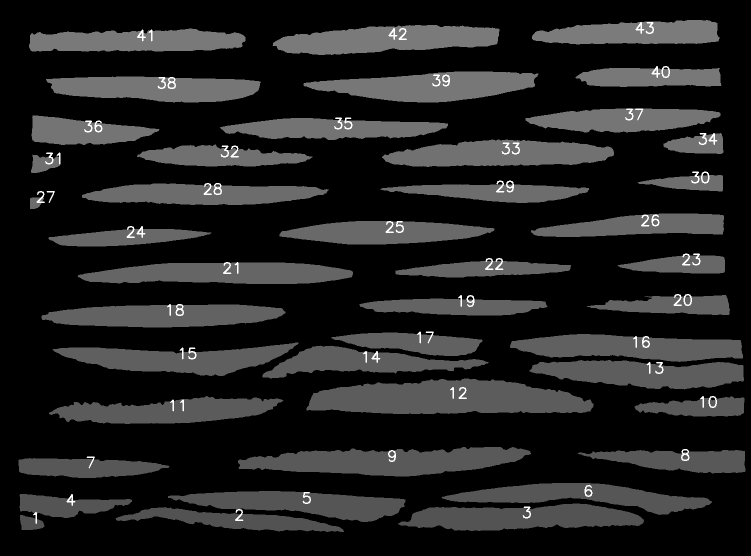
#> input picture 3D-YCS/Tracked/Sample_A_warp/QIU5_0302.png, 1501 x 1111 px, found by its file name (shown at 1/2 size); its folder holds 4 pictures in this run
$ python H_longitudinal_shearing.py
#> lines starting #> are read from the running program, lines starting #| are printed output that depends on the picture; after the words box and inside, x2 and y2 are one past the last pixel; in counts of white or black regions, pixels touching at a corner belong together
import numpy as np
import cv2
import os
import csv
from multiprocessing import Pool, cpu_count


def extract_contour_skeleton(img_path):
    """
    Extract the skeleton points and calculate the minimum bounding rectangle height for each contour.

    :param img_path: Path to the image file
    :return: List of minimum bounding rectangle heights for each contour
    """
    img = cv2.imread(img_path, 0)  # Read the image in grayscale
    unique_values = np.unique(img)  # Get unique pixel values in the image

    # Filter unique values within the range [80, 130]
    contour_values = unique_values[(unique_values >= 80) & (unique_values <= 130)]
    skeleton = np.zeros_like(img)  # Initialize an empty skeleton image

    # List to store contour points for each value
    contour_points_list = []

    for value in contour_values:
        mask = np.zeros_like(img)  # Create a mask for the current value
        mask[img == value] = 255  # Set pixels with the current value to 255

        contour_points = []  # List to store contour points for the current value

        # Extract contour points by averaging rows for each column
        for col in range(mask.shape[1]):
            rows = np.where(mask[:, col] != 0)[0]  # Find non-zero rows in the current column
            if rows.size > 0:
                avg_row = (rows[0] + rows[-1]) // 2  # Average the top and bottom rows
                contour_points.append((col, avg_row))  # Add the point to the contour list

        if len(contour_points) > 0:
            contour_points_list.append(contour_points)  # Add contour points to the list

    # Calculate the minimum bounding rectangle height for each contour
    min_bounding_heights = []
    for contour_points in contour_points_list:
        if len(contour_points) <= 1:  # If there's only one point, treat it as a single skeleton
            min_bounding_heights.append(0)
        else:
            points = np.array(contour_points, dtype=np.float32)  # Convert points to numpy array
            rect = cv2.minAreaRect(points)  # Calculate the minimum area rectangle
            box = cv2.boxPoints(rect)  # Get the rectangle's corner points
            box = np.int0(box)  # Convert points to integers
            min_bounding_height = max(box[:, 1]) - min(box[:, 1])  # Calculate the height of the rectangle
            min_bounding_heights.append(min_bounding_height)

    return min_bounding_heights


def fit_polynomial(x, y, degree):
    """
    Fit a polynomial curve to the given data points.

    :param x: X-coordinates of the data points
    :param y: Y-coordinates of the data points
    :param degree: Degree of the polynomial
    :return: A polynomial function
    """
    coeffs = np.polyfit(x, y, degree)  # Fit the polynomial
    poly = np.poly1d(coeffs)  # Create a polynomial function
    return poly


def main():
    # Define input and output folders
    image_folder = 'Yarns/Sample_A_warp'
    output_folder = 'Yarns'

    # Get sorted list of file names in the input folder
    file_names = sorted(os.listdir(image_folder))

    # Define the path for the output CSV file
    csv_path = os.path.join(output_folder, f'{os.path.basename(image_folder)}H.csv')

    # Get all target gray values
    first_image = file_names[int(len(file_names) / 2)]
    img = cv2.imread(os.path.join(image_folder, first_image), cv2.IMREAD_GRAYSCALE)
#> img is the input picture: shape (1111, 1501); min 0, max 255, mean 34.1
    if img is None:
        raise FileNotFoundError(f"Failed to read image file: {first_image}")

    gray_values = np.unique(img)[
        np.unique(img) >= 81]  # Filter warp yarn gray values >= 81,Filter weft yarn gray values >= 181
#> gray_values = 44 values from 81 to 255

    with open(csv_path, 'w', newline='') as csvfile:
        writer = csv.writer(csvfile)

        # Write the header to the CSV file
        header = ['File Name'] + [f'Yarn {i + 1}' for i in range(len(gray_values))]
#> header = 45 items, first 6: 'File Name', 'Yarn 1', 'Yarn 2', 'Yarn 3', 'Yarn 4', 'Yarn 5'
        writer.writerow(header)

        # Use multiprocessing to process images in parallel
        with Pool(processes=cpu_count()) as pool:
            args = [os.path.join(image_folder, file_name) for file_name in file_names]
            min_heights_list = pool.map(extract_contour_skeleton, args)
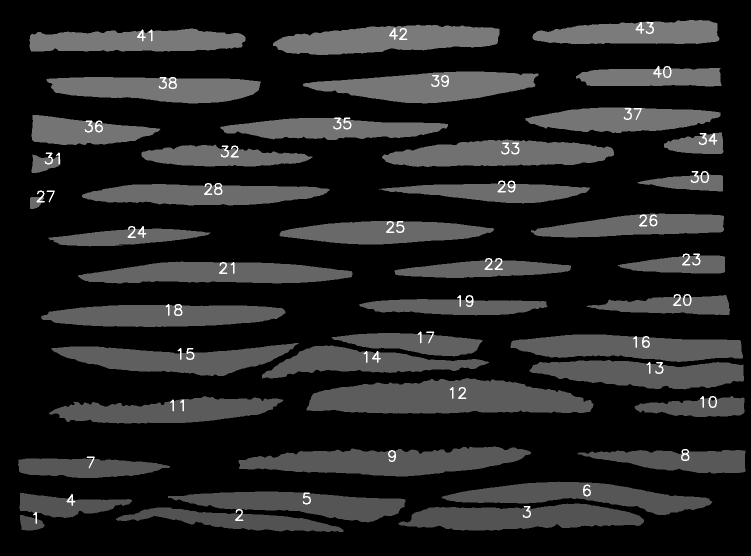
#> input picture 3D-YCS/Tracked/Sample_A_warp/QIU5_0300.png, 1501 x 1111 px, found by its file name (shown at 1/2 size)
#> in extract_contour_skeleton, img is the input picture: shape (1111, 1501); min 0, max 255, mean 34.2
#> in extract_contour_skeleton, `unique_values = np.unique(img)`: unique_values = 45 values from 0 to 255
#> in extract_contour_skeleton, `contour_values = unique_values[(unique_values >= 80) & (unique_values ..`: contour_values = 43 values from 81 to 123
#> the loop in extract_contour_skeleton, `for value in contour_values:` made 43 passes
#> after the loop in extract_contour_skeleton, `for value in contour_values:`:
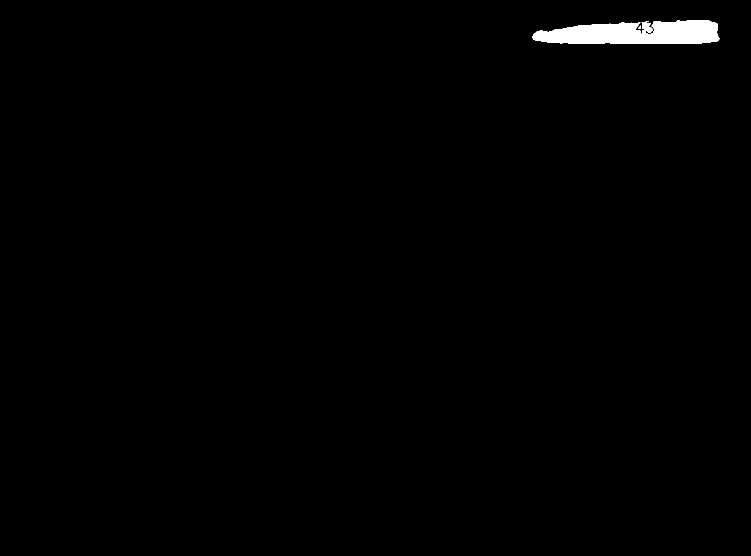
#> mask: shape (1111, 1501) (shown at 1/2 size); 0.82% white; 2 white regions, box (x1, y1, x2, y2) and area: (1065, 40, 1439, 88) 13710, (1276, 51, 1281, 58) 20
#> after the loop in extract_contour_skeleton, `for value in contour_values:`: contour_points_list = 43 items
#> the loop in extract_contour_skeleton, `for contour_points in contour_points_list:` made 43 passes
#> (rect, box, min_bounding_height) on passes 1 to 6: (((62.91, 1046.2), (8.48, 50.28), -73.54), [[85, 1057], [37, 1043], [40, 1035], [88, 1049]], 22), (((459.5, 1039.9), (19.24, 454.6), -87.09), [[685, 1061], [232, 1038], [232, 1018], [686, 1041]], 43), (((1041.9, 1036.9), (490, 15.58), -0.855), [[797, 1048], [796, 1032], [1286, 1025], [1287, 1041]], 23), (((151, 1012), (224.1, 19.95), -0.518), [[39, 1022], [38, 1003], [262, 1000], [263, 1020]], 22), (((572.8, 1007.1), (20.3, 474.1), -89.02), [[809, 1021], [335, 1013], [336, 992], [810, 1001]], 29), (((1153.7, 991.4), (24.14, 541), -88.2), [[1423, 1012], [883, 995], [883, 970], [1424, 987]], 42)
#> after the loop in extract_contour_skeleton, `for contour_points in contour_points_list:`: min_bounding_heights = 43 values, max 58 at index 13, min 4 at index 22, mean 25.19
#> call 2 of extract_contour_skeleton, with img_path = 'Yarns/Sample_A_warp/QIU5_0301.png'
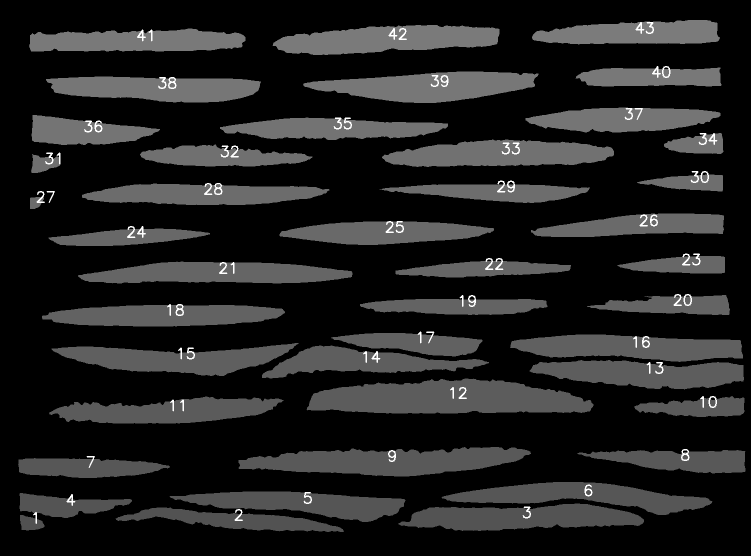
#> input picture 3D-YCS/Tracked/Sample_A_warp/QIU5_0301.png, 1501 x 1111 px, found by its file name (shown at 1/2 size)
#> in extract_contour_skeleton, img is the input picture: shape (1111, 1501); min 0, max 255, mean 34
#> the loop in extract_contour_skeleton (call 2), `for value in contour_values:` made 43 passes
#> after the loop in extract_contour_skeleton (call 2), `for value in contour_values:`: mask: shape (1111, 1501); 0.83% white; 2 white regions, box (x1, y1, x2, y2) and area: (1064, 40, 1440, 89) 13834, (1276, 51, 1281, 58) 20
#> the loop in extract_contour_skeleton (call 2), `for contour_points in contour_points_list:` made 43 passes
#> (rect, box, min_bounding_height) on passes 1 to 6: (((63.09, 1046.1), (8.2, 50.57), -73.54), [[86, 1057], [37, 1042], [40, 1035], [88, 1049]], 22), (((459.5, 1040.3), (19.3, 456.7), -86.98), [[687, 1062], [230, 1037], [231, 1018], [688, 1042]], 44), (((1041.9, 1037.5), (490, 15.28), -0.738), [[797, 1048], [796, 1032], [1286, 1026], [1287, 1041]], 22), (((151, 1011.7), (224, 20.47), -0.259), [[39, 1022], [39, 1002], [262, 1000], [263, 1021]], 22), (((574.4, 1006.1), (19.33, 471.1), -89.14), [[809, 1019], [338, 1012], [339, 992], [809, 1000]], 27), (((1153.7, 991.5), (23.85, 541), -88.21), [[1423, 1011], [882, 995], [883, 971], [1424, 988]], 40)
#> after the loop in extract_contour_skeleton (call 2), `for contour_points in contour_points_list:`: min_bounding_heights = 43 values, max 55 at index 13, min 3 at index 22, mean 25.21
#> after the loop in extract_contour_skeleton (call 3), `for value in contour_values:`: mask: shape (1111, 1501); 0.83% white; 2 white regions, box (x1, y1, x2, y2) and area: (1064, 40, 1440, 89) 13870, (1276, 51, 1281, 58) 20
#> call 4 of extract_contour_skeleton, with img_path = 'Yarns/Sample_A_warp/QIU5_0303.png'
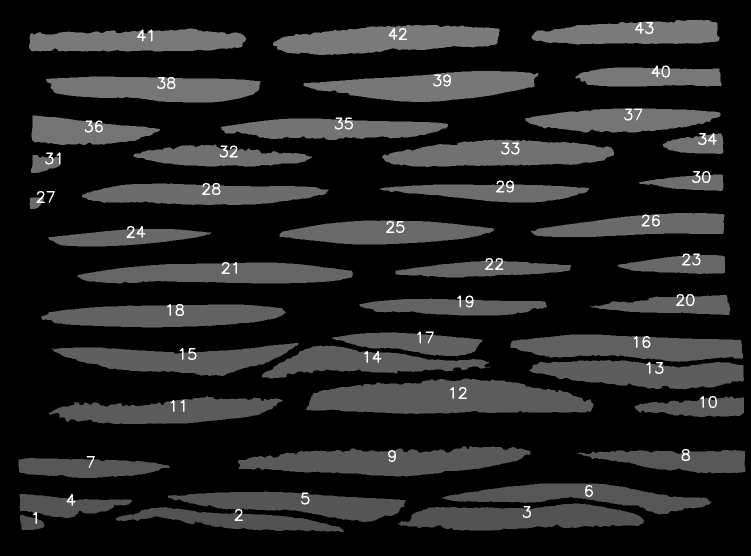
#> input picture 3D-YCS/Tracked/Sample_A_warp/QIU5_0303.png, 1501 x 1111 px, found by its file name (shown at 1/2 size)
#> in extract_contour_skeleton, img is the input picture: shape (1111, 1501); min 0, max 255, mean 34
#> the loop in extract_contour_skeleton (call 4), `for value in contour_values:` made 43 passes
#> after the loop in extract_contour_skeleton (call 4), `for value in contour_values:`: mask: shape (1111, 1501); 0.84% white; 2 white regions, box (x1, y1, x2, y2) and area: (1063, 40, 1440, 89) 13914, (1275, 51, 1280, 58) 20
#> the loop in extract_contour_skeleton (call 4), `for contour_points in contour_points_list:` made 43 passes
#> (rect, box, min_bounding_height) on passes 1 to 6: (((63.12, 1046.1), (8.41, 50.55), -73.89), [[86, 1057], [37, 1043], [40, 1035], [88, 1049]], 22), (((460, 1040.3), (19.36, 455.7), -86.97), [[686, 1062], [231, 1037], [232, 1018], [688, 1042]], 44), (((1041.4, 1037.2), (491, 14.86), -0.613), [[796, 1047], [795, 1032], [1286, 1027], [1287, 1041]], 20), (((151, 1011.7), (224, 20.48), -0.258), [[39, 1022], [39, 1002], [262, 1000], [263, 1021]], 22), (((572.3, 1006.4), (18.81, 475.1), -88.79), [[809, 1020], [334, 1010], [335, 992], [810, 1002]], 28), (((1153.7, 991.8), (23.1, 537), -88.21), [[1421, 1011], [885, 995], [885, 971], [1422, 988]], 40)
#> after the loop in extract_contour_skeleton (call 4), `for contour_points in contour_points_list:`: min_bounding_heights = 43 values, max 51 at index 13, min 6 at index 22, mean 25.63
#> min_heights_list = 4 items

        # Fit polynomial curves to each column of the data
        num_columns = max(len(heights) for heights in min_heights_list)
#> num_columns = 43
        polyfits = []
        for col in range(num_columns):
            x = np.arange(len(file_names))
            y = [min_heights_list[i][col] if len(min_heights_list[i]) > col else 0 for i in range(len(file_names))]
            poly = fit_polynomial(x, y, 12)  # Adjust the degree of the polynomial here
            polyfits.append(poly)
#> this loop made 43 passes
#> y on pass 1: [22, 22, 22, 22]

        # Write the polynomial coefficients to the CSV file
        for i, file_name in enumerate(file_names):
            row = [file_name]
            for poly in polyfits:
                row.append(f"{poly(i):.2f}")
            writer.writerow(row)


if __name__ == '__main__':
    main()
